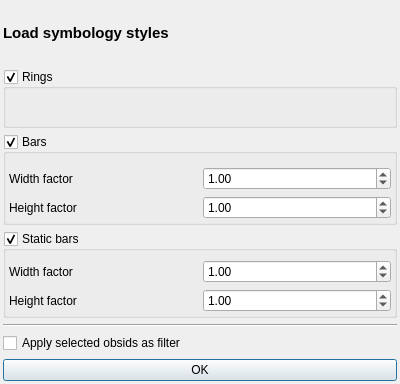
<?xml version="1.0" encoding="UTF-8"?>
<ui version="4.0">
 <class>Dialog</class>
 <widget class="QDialog" name="dialog">
  <property name="geometry">
   <rect>
    <x>0</x>
    <y>0</y>
    <width>400</width>
    <height>384</height>
   </rect>
  </property>
  <property name="windowTitle">
   <string>Stratigraphy symbology</string>
  </property>
  <layout class="QVBoxLayout" name="vertical_layout">
   <property name="leftMargin">
    <number>3</number>
   </property>
   <property name="topMargin">
    <number>3</number>
   </property>
   <property name="rightMargin">
    <number>3</number>
   </property>
   <property name="bottomMargin">
    <number>3</number>
   </property>
   <item>
    <widget class="QLabel" name="label">
     <property name="font">
      <font>
       <pointsize>11</pointsize>
       <weight>75</weight>
       <bold>true</bold>
      </font>
     </property>
     <property name="text">
      <string>Load symbology styles</string>
     </property>
    </widget>
   </item>
   <item>
    <widget class="QGroupBox" name="rings_groupbox">
     <property name="title">
      <string>Rings</string>
     </property>
     <property name="checkable">
      <bool>true</bool>
     </property>
    </widget>
   </item>
   <item>
    <widget class="QGroupBox" name="bars_groupbox">
     <property name="title">
      <string>Bars</string>
     </property>
     <property name="checkable">
      <bool>true</bool>
     </property>
     <layout class="QGridLayout" name="grid_layout">
      <property name="leftMargin">
       <number>3</number>
      </property>
      <property name="topMargin">
       <number>13</number>
      </property>
      <property name="rightMargin">
       <number>3</number>
      </property>
      <property name="bottomMargin">
       <number>3</number>
      </property>
      <item row="0" column="0">
       <widget class="QLabel" name="label_2">
        <property name="text">
         <string>Width factor</string>
        </property>
       </widget>
      </item>
      <item row="0" column="1">
       <widget class="QDoubleSpinBox" name="bars_xfactor">
        <property name="singleStep">
         <double>0.500000000000000</double>
        </property>
        <property name="value">
         <double>1.000000000000000</double>
        </property>
       </widget>
      </item>
      <item row="1" column="0">
       <widget class="QLabel" name="label_3">
        <property name="text">
         <string>Height factor</string>
        </property>
       </widget>
      </item>
      <item row="1" column="1">
       <widget class="QDoubleSpinBox" name="bars_yfactor">
        <property name="singleStep">
         <double>0.500000000000000</double>
        </property>
        <property name="value">
         <double>1.000000000000000</double>
        </property>
       </widget>
      </item>
     </layout>
    </widget>
   </item>
   <item>
    <widget class="QGroupBox" name="static_bars_groupbox">
     <property name="title">
      <string>Static bars</string>
     </property>
     <property name="checkable">
      <bool>true</bool>
     </property>
     <layout class="QGridLayout" name="grid_layout_2">
      <property name="leftMargin">
       <number>3</number>
      </property>
      <property name="rightMargin">
       <number>3</number>
      </property>
      <property name="bottomMargin">
       <number>3</number>
      </property>
      <item row="0" column="0">
       <widget class="QLabel" name="label_4">
        <property name="text">
         <string>Width factor</string>
        </property>
       </widget>
      </item>
      <item row="0" column="1">
       <widget class="QDoubleSpinBox" name="static_bars_xfactor">
        <property name="singleStep">
         <double>0.500000000000000</double>
        </property>
        <property name="value">
         <double>1.000000000000000</double>
        </property>
       </widget>
      </item>
      <item row="1" column="0">
       <widget class="QLabel" name="label_5">
        <property name="text">
         <string>Height factor</string>
        </property>
       </widget>
      </item>
      <item row="1" column="1">
       <widget class="QDoubleSpinBox" name="static_bars_yfactor">
        <property name="singleStep">
         <double>0.500000000000000</double>
        </property>
        <property name="value">
         <double>1.000000000000000</double>
        </property>
       </widget>
      </item>
     </layout>
    </widget>
   </item>
   <item>
    <widget class="Line" name="line">
     <property name="orientation">
      <enum>Qt::Horizontal</enum>
     </property>
    </widget>
   </item>
   <item>
    <widget class="QCheckBox" name="apply_obsid_filter">
     <property name="text">
      <string>Apply selected obsids as filter</string>
     </property>
    </widget>
   </item>
   <item>
    <widget class="QPushButton" name="ok_button">
     <property name="text">
      <string>OK</string>
     </property>
    </widget>
   </item>
  </layout>
 </widget>
 <resources/>
 <connections/>
</ui>
